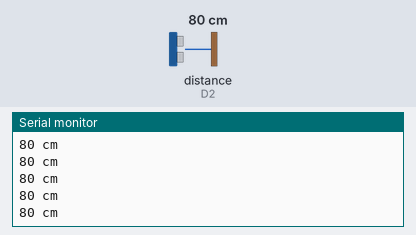
This sketch was run on a simulated ESP8266 (NodeMCU). Shown: the last lines printed to the serial monitor. Wiring (inferred from the names in the program): ultrasonic range finder: trigger D1; echo D2. Inputs (shaded band) come from the test bench; at power-on: distance to the obstacle (sensor on D2) 80 cm. The echo pulse lasts 58.3 µs per cm.

Above: at 1.2 s.
1.3 s: distance to the obstacle (sensor on D2) set to 2 cm
At 1.59 s:
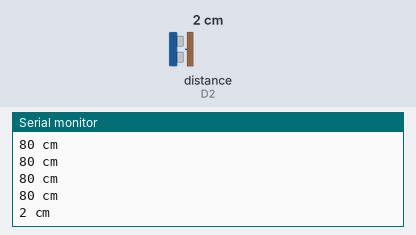
2.8 s: distance to the obstacle (sensor on D2) set to 4 cm
At 2.8 s:
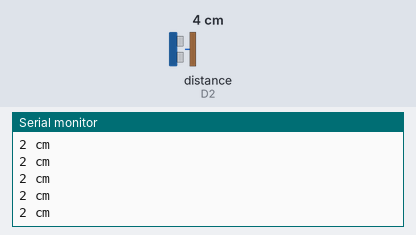
Timing chart, 0 to 5.8 s (numbered marks = the images above; inputs shaded):
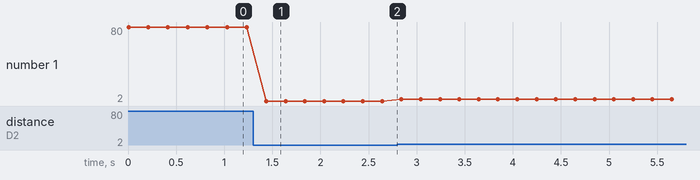

Measured:
- after the input at 1.3 s, the serial monitor: prints a new line after 0.14 s (image 1)
- plotted number 1: 80 → 2 after the input at 1.3 s

The sketch:

Workshop_8_2.ino
```cpp
/* ---------------------------------------------------------------
 *  ใบงานที่ 8 ตอนที่ 2 : การวัดระยะทางด้วยอัลตราโซนิค HC-SR04
 *  บอร์ด : NodeMCU 1.0 (ESP-12E Module)
 *  คณะเทคโนโลยีสารสนเทศ มหาวิทยาลัยราชภัฏร้อยเอ็ด
 * --------------------------------------------------------------- */
const int pingPin = D1;    // GPIO5 -> ขา TRIG
const int inPin   = D2;    // GPIO4 <- ขา ECHO (ผ่านวงจรแบ่งแรงดัน)

long microsecondsToCentimeters(long microseconds);

void setup() {
  Serial.begin(115200);
  pinMode(pingPin, OUTPUT);          // ต้นฉบับกำหนดไว้ใน loop() ซึ่งไม่จำเป็น
  pinMode(inPin, INPUT);
  Serial.println("Workshop 8.2 : HC-SR04 Distance Meter");
}

void loop() {
  long duration, cm;

  digitalWrite(pingPin, LOW);        // เคลียร์สัญญาณให้สะอาดก่อนเริ่มวัด
  delayMicroseconds(2);
  digitalWrite(pingPin, HIGH);       // ส่งพัลส์กระตุ้น
  delayMicroseconds(10);             // ต้องกว้างอย่างน้อย 10 ไมโครวินาที
  digitalWrite(pingPin, LOW);

  duration = pulseIn(inPin, HIGH, 30000);   // กำหนด timeout 30 ms กันโปรแกรมค้าง
  cm = microsecondsToCentimeters(duration);

  if (duration == 0) {
    Serial.println("วัดไม่ได้ (ไกลเกินไปหรือไม่มีสัญญาณสะท้อน)");
  } else {
    Serial.print(cm);
    Serial.println(" cm");
  }
  delay(200);
}

long microsecondsToCentimeters(long microseconds) {
  // ความเร็วเสียงในอากาศประมาณ 340 เมตร/วินาที หรือ 29 ไมโครวินาที/เซนติเมตร
  // เวลาที่วัดได้คือระยะทางไป-กลับ ระยะทางจริงจึงเป็นครึ่งหนึ่งของที่วัดได้
  return microseconds / 29 / 2;
}
```
